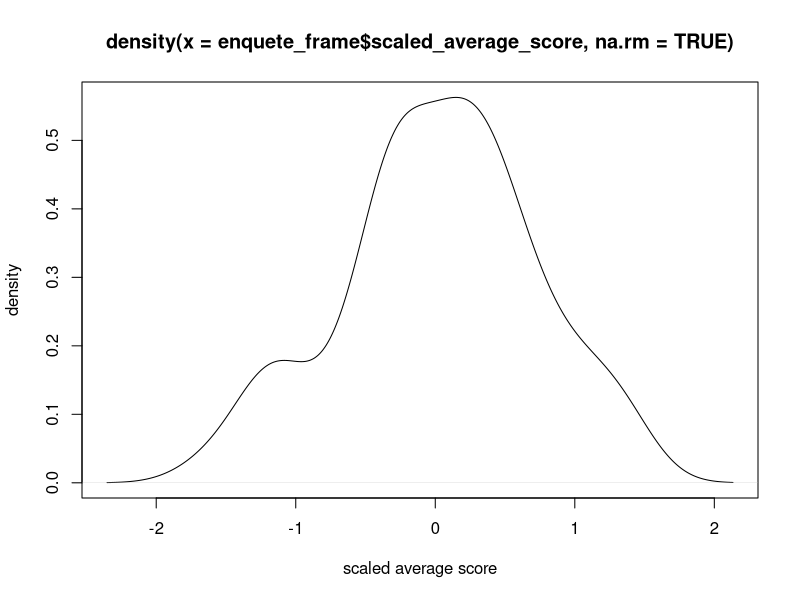
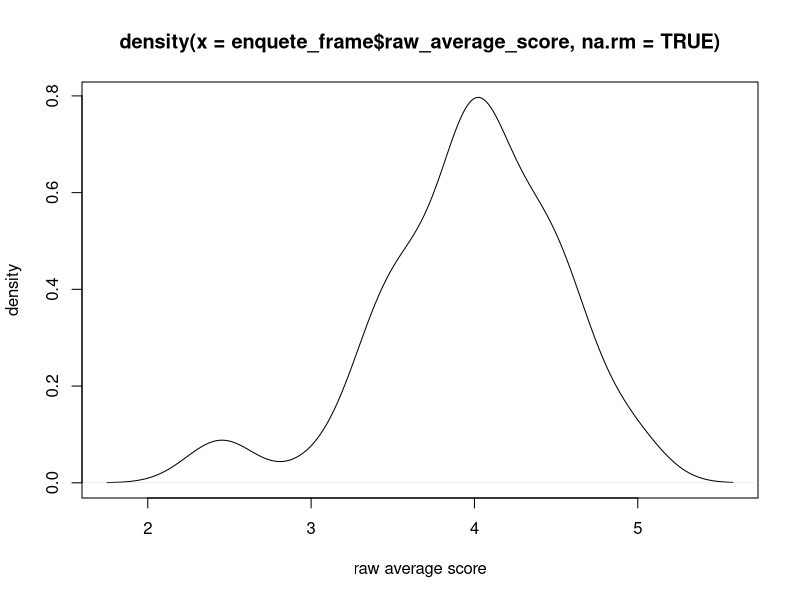
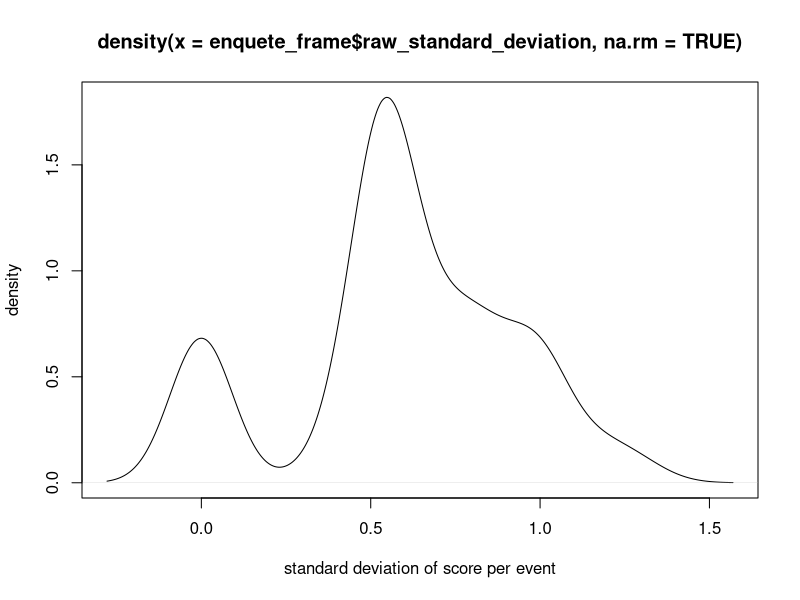
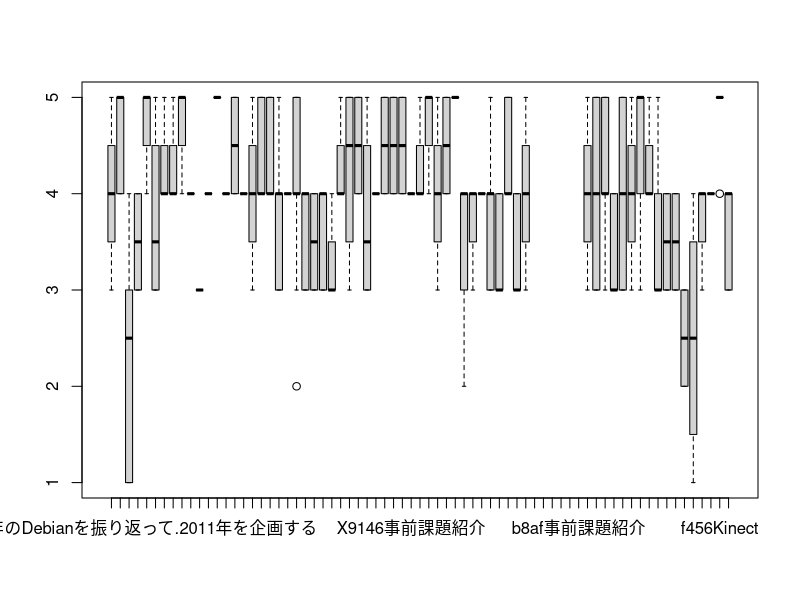
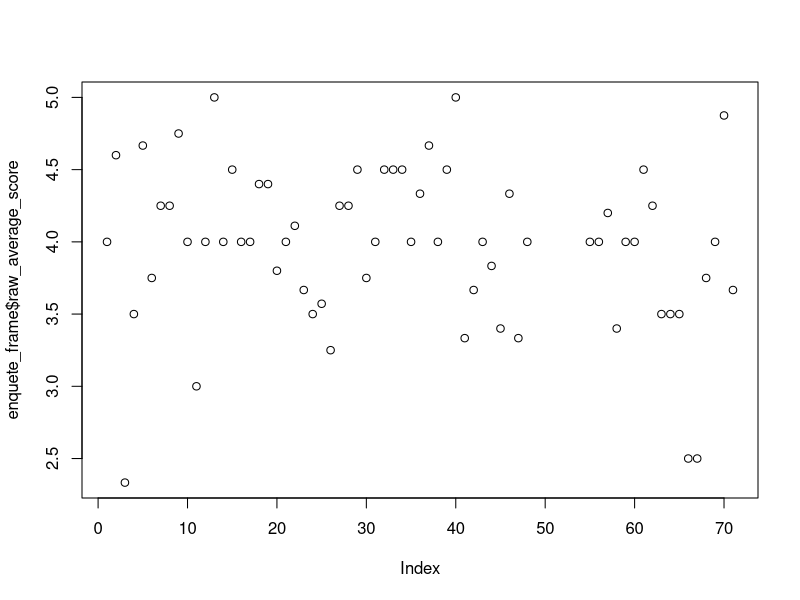

Generate these figures, in order, with R:
#!/usr/bin/Rscript
#
# Script to process the enquete csv file.
#
# use "source('getenquete.R')" to use this script interactively.
enquete <- read.csv('enquete.csv')

# get number of non-na reponse from enquete. Useful for understanding the statistical significance along with SD.
enquete_response <- colSums(!is.na(enquete))

# get average numbers for event.
raw_average_score <- apply(enquete, 2, mean, na.rm=TRUE)

# get standard deviation for event score.
raw_standard_deviation <- apply(enquete, 2, sd, na.rm=TRUE)

# scale scores to normal distribution for each user, so that each user's pattern only contributes as much.
scaled <- t(scale(t(enquete), apply(t(enquete), 2, mean, na.rm=TRUE), apply(t(enquete), 2, sd, na.rm=TRUE)))
scaled_average_score <- apply(scaled, 2, mean, na.rm=TRUE)

# create a dataframe to join them for easy consumption.

enquete_frame <- data.frame(
	      raw_average_score = raw_average_score, 
	      raw_standard_deviation = raw_standard_deviation, 
	      scaled_average_score = scaled_average_score, 
	      enquete_response = enquete_response)

write.csv(enquete_frame)

# plot a few diagrams.
postscript('scaled_average_score_density.eps')
plot(density(enquete_frame$scaled_average_score, na.rm=TRUE), 
  xlab='scaled average score',
  ylab='density')
dev.off()

postscript('raw_average_score_density.eps')
plot(density(enquete_frame$raw_average_score, na.rm=TRUE), 
  xlab='raw average score',
  ylab='density')
dev.off()

postscript('raw_standard_deviation_density.eps')
plot(density(enquete_frame$raw_standard_deviation, na.rm=TRUE),
  xlab='standard deviation of score per event',
  ylab='density')
dev.off()

postscript('enquete_boxplot.eps')
boxplot(enquete)
dev.off()

postscript('raw_average_score_growth.eps')
plot(enquete_frame$raw_average_score)
dev.off()
 
